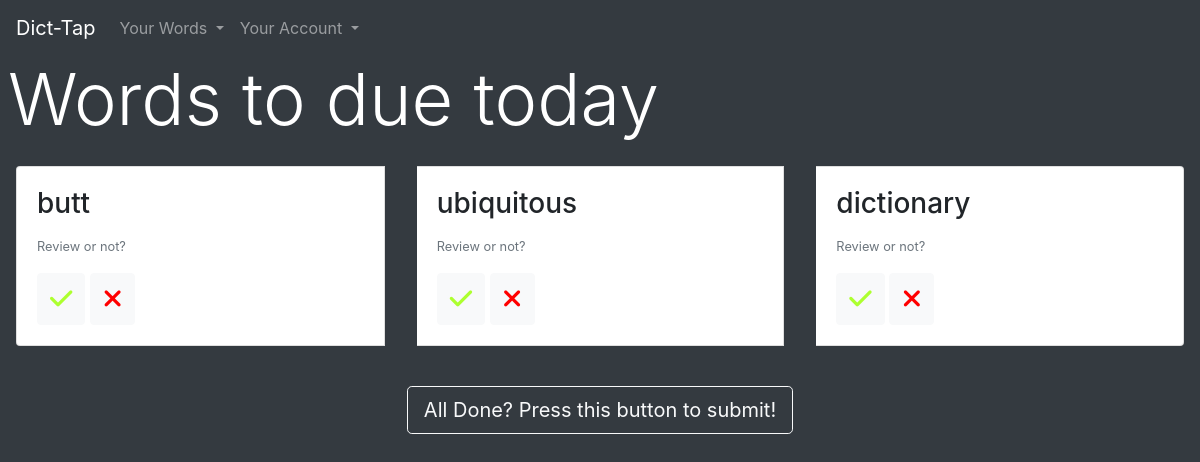
/practice (signed in), run on an earlier commit of the app's database.
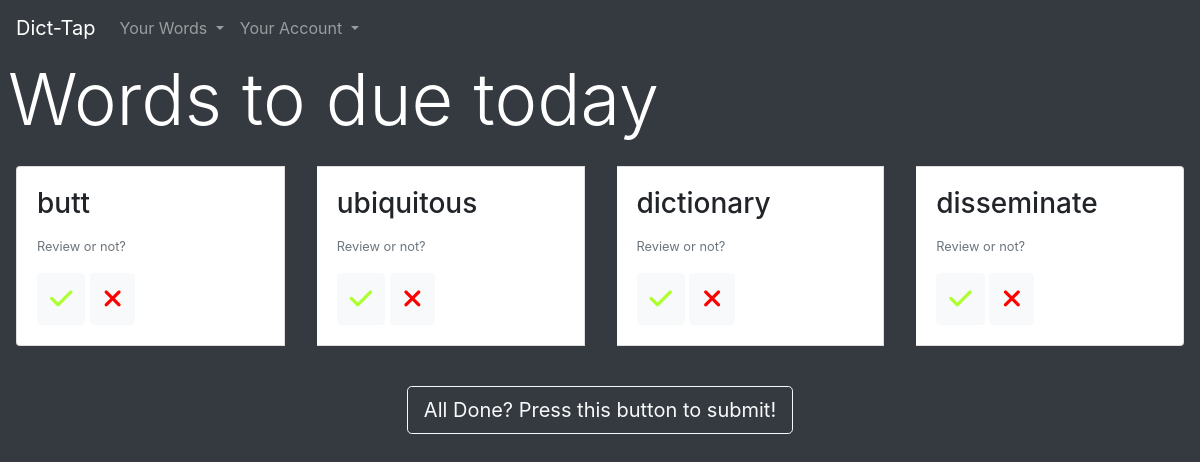
And on a later commit of the database.
### flaskapp/models.py (models this page shows, shortened)
class Word(db.Model):
    id = db.Column(db.Integer, primary_key=True)
    word = db.Column(db.String(45), unique=True, nullable=False)
    time = db.Column(db.DateTime, nullable=False, default=datetime.utcnow)
    due_date = db.Column(db.DateTime, nullable=False)
    user_id = db.Column(db.Integer, db.ForeignKey('user.id'), nullable=False)
    level = db.Column(db.Integer, nullable=False)

### flaskapp/routes.py (the view)
@app.route("/practice")
@login_required
def practice():
    if request.method == 'POST':
        output_word = request.form['search_word']
        return redirect(url_for('search', word=output_word))
    else:
        user_words = User.query.get(current_user.id).words
        due_today = []
        for word in user_words:
            if (word.due_date.date() <= datetime.today().date()):
                due_today.append(word)
        return render_template('practice.html', name='practice', background_color="rgb(52,58,64)", words_due_today=due_today, js_file="practice.js")

### flaskapp/models.py (called while the page is built)
@login_manager.user_loader
def load_user(user_id):
    return User.query.get(int(user_id))

### flaskapp/templates/practice.html
{% extends "layout3.html" %}
{% block a %}
    {% if words_due_today != [] %}
        <h1 class="display-3 ml-2" style="color: white">Words to due today</h1>
        <div class="card-group">
            {% set index = 0 %}
            {% for word in words_due_today %}
                <div class="card m-3" id="{{ loop.index }}">
                    <div class="card-body">
                        <h3 class="card-title" id="{{ 'w'+loop.index|string }}">{{ word.word }}</h3>
                        <p class="card-text"><small class="text-muted">Review or not?</small></p>
                        <button type="button" class="btn btn-light" id="{{ 'b' + loop.index|string }}">
                        <span style="color:greenyellow; font-size: 160%">
                        <i class="fas fa-check"></i>
                        </span>
                        </button>
                        <button type="button" class="btn btn-light" id="{{ 'c' + loop.index|string }}">
                            <span style="color: red; font-size: 160%;">
                                <i class="fas fa-times"></i>
                            </span>
                        </button>
                    </div>
                </div>
            {% set index = index + 1 %}
            {% endfor %}
        </div>
            <div class="text-center" >
                <button type="button" id="submit" class="btn btn-dark btn-outline-light btn-lg mt-4">
                All Done? Press this button to submit!
                </button>
            </div>
    {% else %}
            <div class="ml-3 " style="color: white">
                    <h1 class="display-3 ">No words today! </h1>
                    <h1 class="display-3 ">Enjoy the rest of your day 😊</h1>
            </div>
{% endif %}
{% endblock a %}

What changed in the data, as far as the page shows it:
added Word: word "disseminate"
